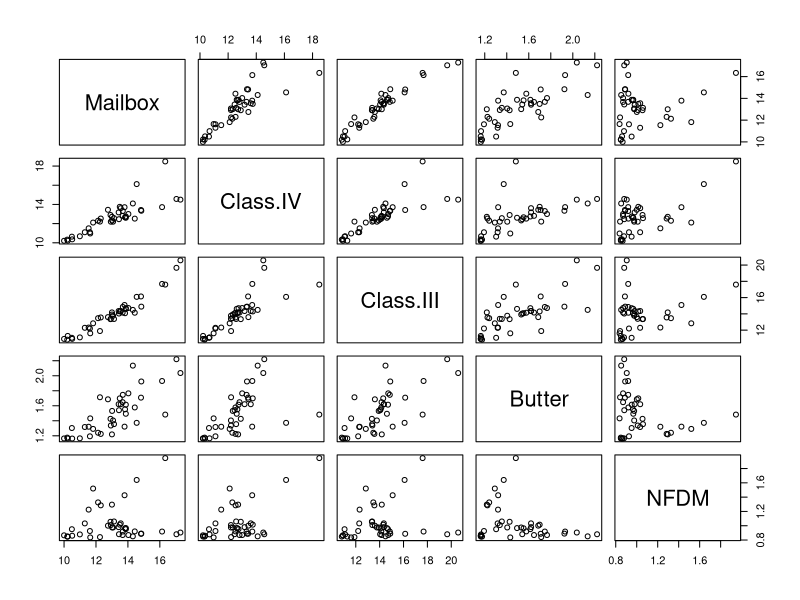

Source code (R):
milk <- read.csv("41330727.csv", stringsAsFactors = FALSE)
str(milk)
n <- length(milk)
for (i in 2:n){
  milk[[i]] <- gsub("\\$", "", milk[[i]])
  milk[[i]] <- as.numeric(milk[[i]])
}
  
model <- lm(Mailbox ~ . , data = milk[2:n])
summary(model)

model_1 <- lm(Mailbox ~ Class.III , data = milk[2:n])
summary(model_1)
model_2 <- lm(Mailbox ~ Class.IV , data = milk[2:n])
summary(model_2)
model_2t <- lm(Mailbox ~ log(Class.IV) , data = milk[2:n])
summary(model_2t)
model_3 <- lm(Mailbox ~ Butter, data = milk[2:n])
summary(model_3)
model_4 <- lm(Mailbox ~ NFDM, data = milk[2:n])
summary(model_4)

model_5 <- lm(Class.III ~ Mailbox , data = milk[2:n])
summary(model_5)

pairs(milk[2:n])

library(lmtest)
resettest(model , power=2, type="regressor")
resettest(model , power=3, type="regressor")

model_6 <- lm(milk$Mailbox ~ milk$Class.IV + milk$Class.III +
                milk$Butter + milk$NFDM + I(milk$Class.IV^2))
summary(model_6)

model_7 <- lm(milk$Mailbox ~ milk$Class.IV + milk$Class.III +
                milk$Butter + milk$NFDM + I(milk$Class.III^2))
summary(model_7)

model_8 <- lm(milk$Mailbox ~ milk$Class.IV + milk$Class.III +
                milk$Butter + milk$NFDM + I(milk$Butter^2))
summary(model_8)

model_9 <- lm(milk$Mailbox ~ milk$Class.IV + milk$Class.III +
                milk$Butter + milk$NFDM + I(milk$NFDM^2))
summary(model_9)

model_10 <- lm(milk$Mailbox ~ milk$Class.IV + milk$Class.III +
                milk$Butter + milk$NFDM + 
                 milk$Class.IV*milk$Class.III*milk$Butter*milk$NFDM)
summary(model_10)

model_11 <- lm(milk$Mailbox ~ milk$Class.IV + milk$Class.III + 
                 milk$Class.IV*milk$Class.III*milk$Butter*milk$NFDM)
summary(model_11)

model_12 <- lm(milk$Mailbox ~ milk$Class.IV + milk$Class.III + 
                 milk$Class.IV:milk$Class.III:milk$Butter:milk$NFDM)
summary(model_12)

model_13 <- lm(milk$Mailbox ~ milk$Class.IV + milk$Class.III + 
                 milk$Class.IV:milk$Class.III)
summary(model_13)

model_14 <- lm(milk$Mailbox ~ milk$Class.IV + milk$Class.III + 
                 milk$Butter:milk$NFDM)
summary(model_14)

model_15 <- lm(milk$Mailbox ~ milk$Class.IV + milk$Class.III + 
                 milk$Class.IV:milk$Class.III:milk$Butter)
summary(model_15)

model_16 <- lm(milk$Mailbox ~ milk$Class.IV + milk$Class.III + 
                 milk$Class.IV:milk$Class.III + 
                 milk$Class.IV:milk$Class.III:milk$Butter)
summary(model_16)

model_17 <- lm(milk$Mailbox ~ milk$Class.IV + milk$Class.III + 
                 milk$Class.IV:milk$Class.III + 
                 milk$Class.IV:milk$Class.III:milk$NFDM)
summary(model_17)

model_18 <- lm(milk$Mailbox ~ milk$Class.IV + milk$Class.III + 
                 milk$Butter:milk$Class.III)
summary(model_18)

cor(milk[3:6])

model_19 <- lm(milk$Mailbox ~ milk$Class.IV + milk$Class.III + 
                 milk$Butter:milk$Class.III +
                 milk$Butter:milk$Class.IV)
summary(model_19)
